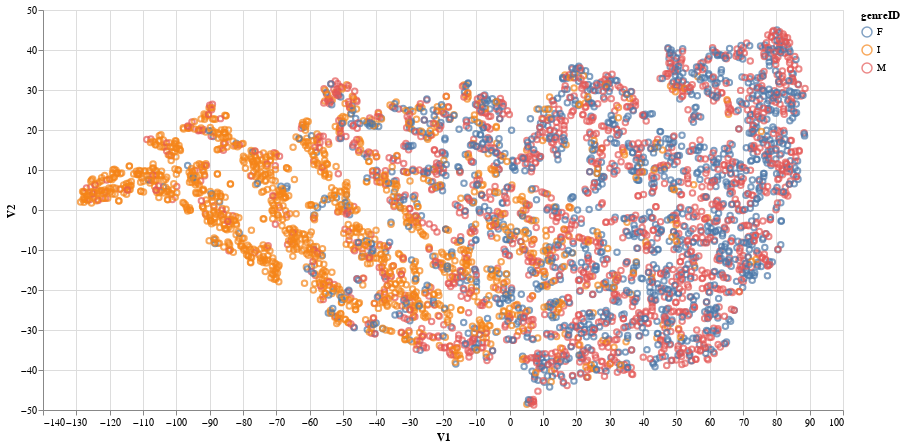

Here is the notebook cell this chart was saved with:
### Code cell
from sklearn.manifold import TSNE
import altair as alt
# Sex(성) 당 column 표준화(zscore)한 dataframe t-SNE (같은 종류의 점 끼리 거리로 가까움을 알고 다른 종류끼리도 거리로 가까움을 알기 위해)
# 친밀도

np.random.seed(1)

appID_matrix = df1_zscore.iloc[:, 1:].values
appID_tsne_result = TSNE(learning_rate=300, init='pca').fit_transform(appID_matrix)

df_appID_tsne_result = (
  pd.DataFrame(appID_tsne_result, columns=['V1', 'V2'])
    .assign(genreID = df1['Sex'])
)
(df_appID_tsne_result.pipe(alt.Chart, width=800, height=400).mark_point().encode(x='V1:Q', y='V2:Q', color='genreID:N'))

### Figure 1 — Vega-Lite specification as saved in the notebook (floating-point values rounded to 4 significant figures; data arrays with more than 128 entries replaced by an {"elided": "..."} marker saying what was removed)
{"config": {"view": {"continuousWidth": 400, "continuousHeight": 300}}, "data": {"name": "data-7e987e33ec0a97c2de1d2309e64d4e31"}, "mark": "point", "encoding": {"color": {"type": "nominal", "field": "genreID"}, "x": {"type": "quantitative", "field": "V1"}, "y": {"type": "quantitative", "field": "V2"}}, "height": 400, "width": 800, "$schema": "https://vega.github.io/schema/vega-lite/v4.8.1.json", "datasets": {"data-7e987e33ec0a97c2de1d2309e64d4e31": {"elided": "4168 records"}}}
